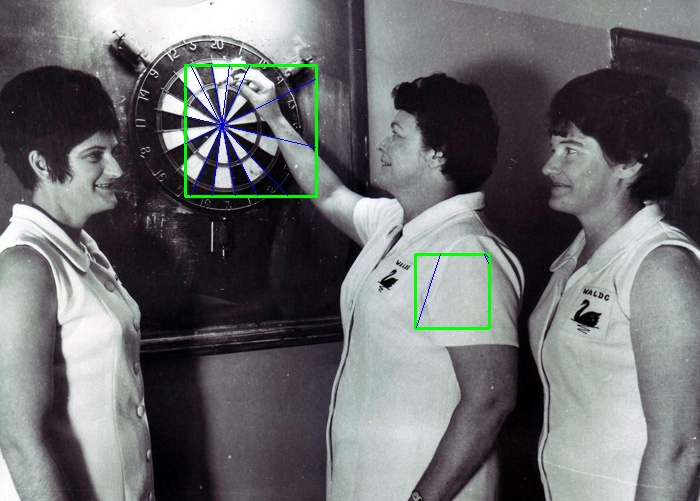
//> input picture frameTest.jpg, 700 x 501 px
$ ./faceDetector frameTest.jpg   (built with g++ and OpenCV 4)
//> lines starting //> are read from the running program, lines starting //| are printed output that depends on the picture; after the words box and inside, x2 and y2 are one past the last pixel; in counts of white or black regions, pixels touching at a corner belong together
/////////////////////////////////////////////////////////////////////////////
//
// COMS30121 - face.cpp
//
/////////////////////////////////////////////////////////////////////////////

// header inclusion
// header inclusion
#include "opencv2/objdetect/objdetect.hpp"
#include "opencv2/opencv.hpp"
#include "opencv2/core/core.hpp"
#include "opencv2/highgui/highgui.hpp"
#include "opencv2/imgproc/imgproc.hpp"
#include <stdio.h>
#include <iostream>
#include <string>
#include <iomanip>
#include <fstream>
#include <sstream>
#include <vector>


using namespace std;
using namespace cv;

/** Function Headers */
void detectAndDisplay( Mat frame );
float F1Test( int facesDetected, const char* imgName, Mat frame );

/** Global variables */
String cascade_name = "frontalface.xml";
CascadeClassifier cascade;
std::vector<Rect> detectedFaces;
std::vector<Rect> trueFaces;

int main( int argc, const char** argv )
{

	const char* imgName = argv[1];

  // 1. Read Input Image
	Mat frame = imread(argv[1], CV_LOAD_IMAGE_COLOR);
//> frame is the input picture: 501 rows x 700 cols, CV_8UC3; mean B, G, R 110.1, 107.6, 107.1

	// 2. Load the Strong Classifier in a structure called `Cascade'
	if( !cascade.load( cascade_name ) ){ printf("--(!)Error loading\n"); return -1; };

	// 3. Detect Faces and Display Result
	detectAndDisplay( frame );

	// ADDED: 4. Perform F1 test
	float f1score = F1Test(detectedFaces.size(), imgName, frame);

	// 5. Save Result Image
	imwrite( "detected.jpg", frame );

	return 0;
}

float F1Test( int facesDetected, const char* imgName, Mat frame ){
	int validFaces = 0;

	// Manipulate string to get correct CSV file name
	string fileExtension = "points.csv";
	string current_line;

	std::string imgNameString(imgName);

	string::size_type i = imgNameString.rfind('.', imgNameString.length());
  if (i != string::npos) {
		imgNameString.replace(i, fileExtension.length(), fileExtension);
  }

	const char *c = imgNameString.c_str();
	ifstream inputFile(c);

	// Go through CSV file line by line
	while(getline(inputFile, current_line)){

		// Array of values for each rectangle
		std::vector<int> values;

		std::stringstream convertor(current_line);
		std::string token; // somewhere to put the comma separated value

		// Insert each value into values array
		while (std::getline(convertor, token, ',')) {
			values.push_back(std::atoi(token.c_str()));
		}

		// Populate array with ground truth rectangles
		trueFaces.push_back(Rect(values[0], values[1], values[2], values[3]));
	}

	int truePositives = 0;
	int falsePositives = 0;

	// Compare each detected face to every ground truth face
	for (int i = 0; i < detectedFaces.size(); i++) {
		for (int j = 0; j < trueFaces.size(); j++) {
			// Get intersection and check matching area percentage
			Rect intersection = detectedFaces[i] & trueFaces[j];
			float intersectionArea = intersection.area();

			// If there is an intersection, check percentage of intersection area
			// to detection area
			if (intersectionArea > 0) {
				float matchPercentage = (intersectionArea / trueFaces[j].area()) * 100;

				// If threshold reached, increment true positives
				if (matchPercentage > 60){
					truePositives++;
					break;
				}
				if (j == (trueFaces.size() - 1)) falsePositives++;
			}
			// If loop reaches end without reaching intersection threshold, it is
			// a false negative
			else {
				if (j == (trueFaces.size() - 1)) falsePositives++;
			}
		}
	}

	std::cout << "true positives: " << truePositives << ", false positives: " << falsePositives << "\n";

	// Time for F1 test
	// Precision = TP / (TP + FP)
	// Recall = TPR (True Positive Rate)
	// F1 = 2((PRE * REC)/(PRE + REC))

	float precision = (float)truePositives / ((float)truePositives + (float)falsePositives);
	float recall = (float)truePositives / (float)trueFaces.size();

	float f1 = 2 * ((precision * recall)/(precision + recall));

	std::cout << "f1 score: " << f1 << "\n";

	return f1;
}

void detectAndDisplay( Mat frame )
{
	Mat frame_gray;

	// 1. Prepare Image by turning it into Grayscale and normalising lighting
	cvtColor( frame, frame_gray, CV_BGR2GRAY );
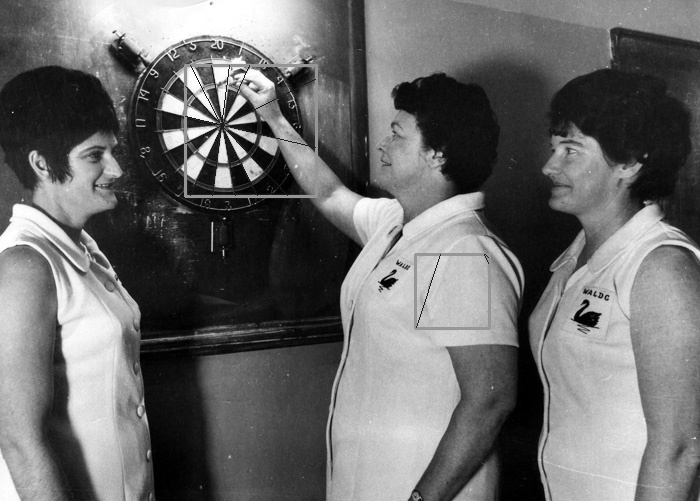
//> frame_gray: 501 rows x 700 cols, CV_8UC1; min 0, max 255, mean 107.7
	equalizeHist( frame_gray, frame_gray );
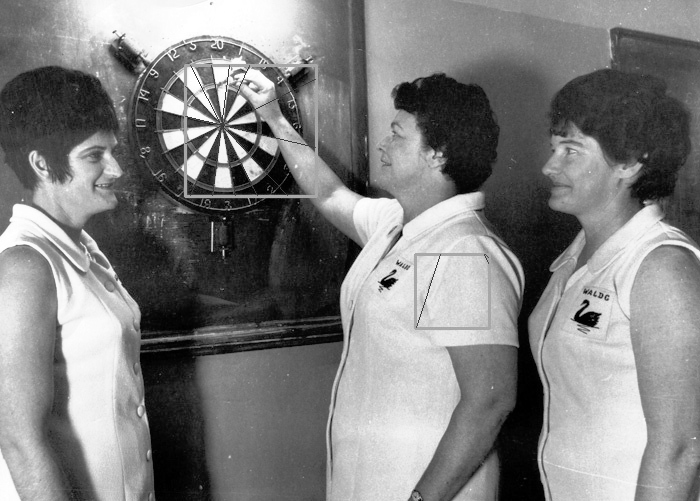
//> frame_gray: 501 rows x 700 cols, CV_8UC1; min 0, max 255, mean 127.9

	// 2. Perform Viola-Jones Object Detection
	cascade.detectMultiScale( frame_gray, detectedFaces, 1.1, 1, 0|CV_HAAR_SCALE_IMAGE, Size(50, 50), Size(500,500) );
//> detectedFaces = 4 Rects (x, y, width, height): [548, 121, 54, 54], [65, 123, 85, 85], [64, 365, 97, 97], [124, 298, 147, 147]

  // 3. Print number of Faces found
	std::cout << "faces detected: " << detectedFaces.size() << std::endl;
//| faces detected: 4

  // 4. Draw box around faces found
	for( int i = 0; i < detectedFaces.size(); i++ )
	{
		rectangle(frame, Point(detectedFaces[i].x, detectedFaces[i].y), Point(detectedFaces[i].x + detectedFaces[i].width, detectedFaces[i].y + detectedFaces[i].height), Scalar( 0, 255, 0 ), 2);
	}
//> this loop made 4 passes
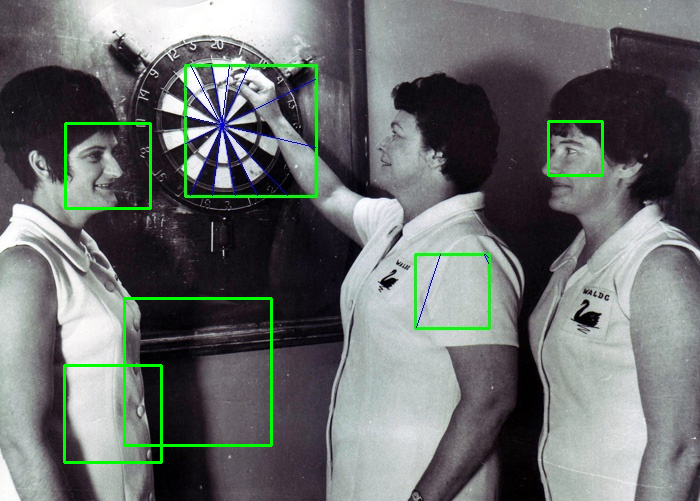
//> frame: 501 rows x 700 cols, CV_8UC3; 1.3% of pixels changed, all inside (x1, y1, x2, y2) = (63, 120, 604, 464)
//> the loop in F1Test, `for (int i = 0; i < detectedFaces.size(); i++)` made 4 passes
//> after the loop in F1Test, `for (int i = 0; i < detectedFaces.size(); i++)`: truePositives = 0
//| true positives: 0, false positives: 0
//> in F1Test, `float precision = (float)truePositives / ((float)truePositives + (floa..`: precision = nan
//| f1 score: -nan

}

$ run again, on dart0.jpg
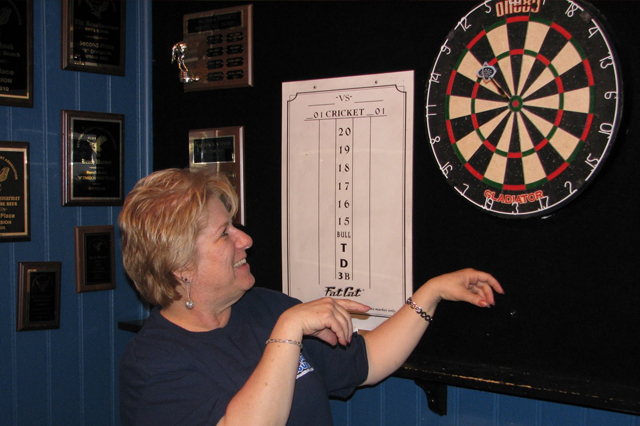
//> input picture dart0.jpg, 640 x 426 px
//> frame is the input picture: 426 rows x 640 cols, CV_8UC3; mean B, G, R 55.7, 56.9, 65.9
//> in detectAndDisplay, `equalizeHist( frame_gray, frame_gray );`:
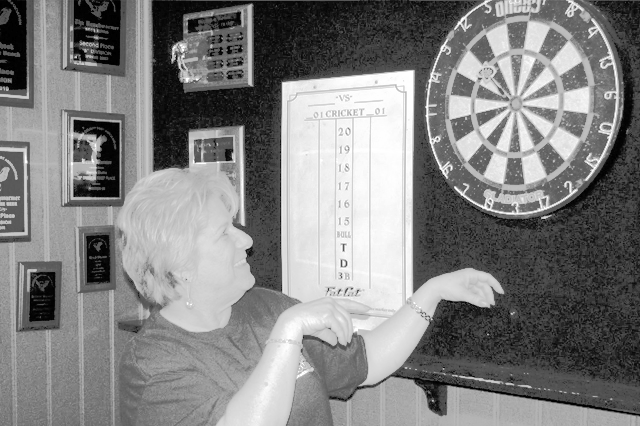
//> frame_gray: 426 rows x 640 cols, CV_8UC1; min 0, max 255, mean 129.4
//> detectedFaces = 3 Rects (x, y, width, height): [407, 92, 83, 83], [552, 90, 79, 79], [140, 300, 111, 111]
//| faces detected: 3
//> the loop in detectAndDisplay, `for( int i = 0; i < detectedFaces.size(); i++ )` made 3 passes
//> after the loop in detectAndDisplay, `for( int i = 0; i < detectedFaces.size(); i++ )`:
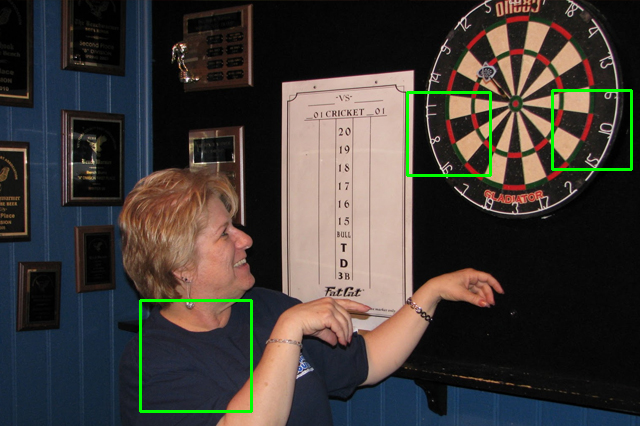
//> frame: 426 rows x 640 cols, CV_8UC3; 1.2% of pixels changed, all inside (x1, y1, x2, y2) = (139, 89, 633, 413)
//> the loop in F1Test, `for (int i = 0; i < detectedFaces.size(); i++)` made 3 passes
//> after the loop in F1Test, `for (int i = 0; i < detectedFaces.size(); i++)`: truePositives = 0
//| true positives: 0, false positives: 0
//> precision = nan
//| f1 score: -nan
